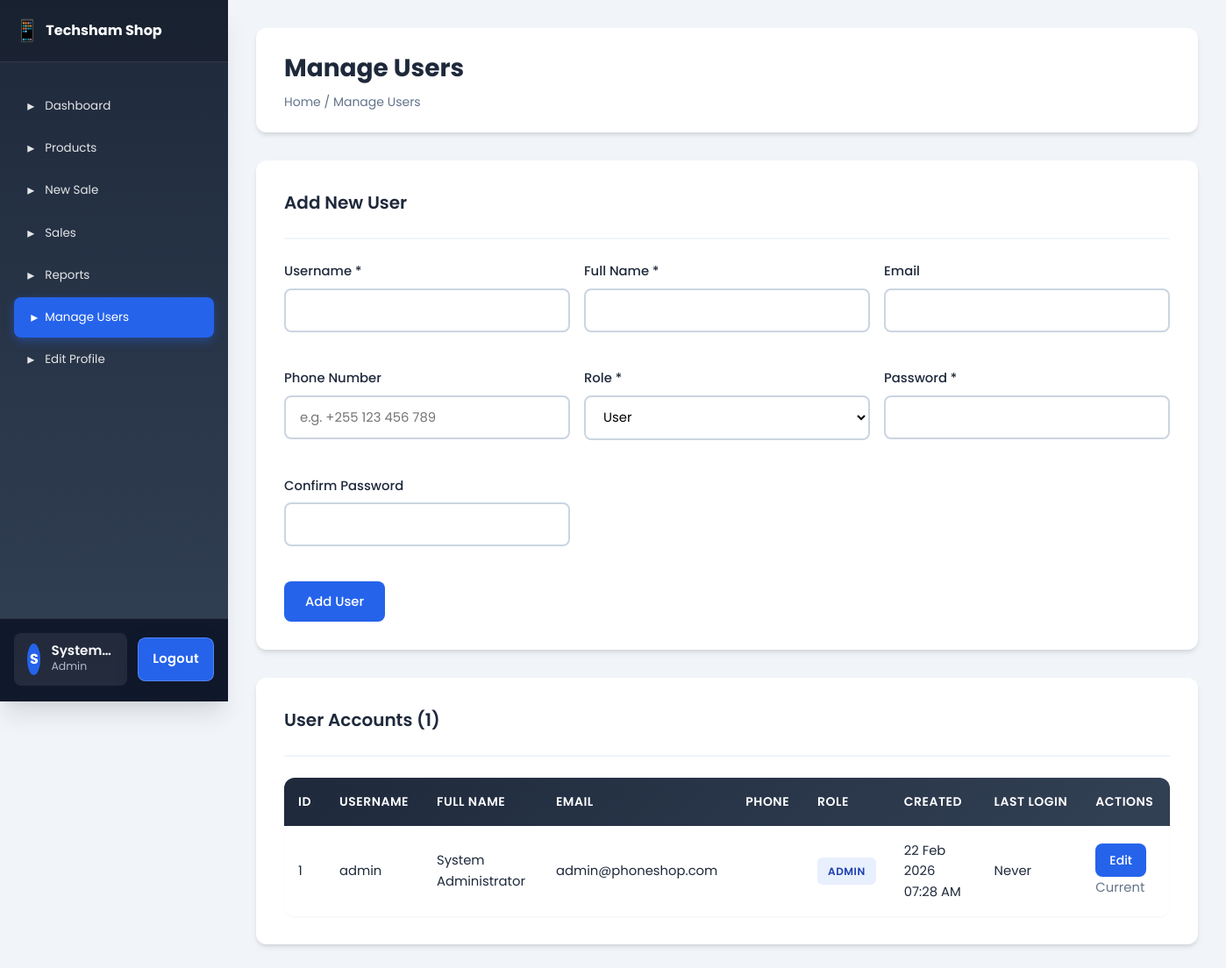
The page /manage_users.php (signed in) on the database its author committed.
### tables this page shows
CREATE TABLE IF NOT EXISTS users (
    id INT(11) AUTO_INCREMENT PRIMARY KEY,
    username VARCHAR(50) NOT NULL UNIQUE,
    password VARCHAR(255) NOT NULL,
    full_name VARCHAR(100) NOT NULL,
    email VARCHAR(100),
    phone_number VARCHAR(20),
    role ENUM('admin') DEFAULT 'admin',
    created_at TIMESTAMP DEFAULT CURRENT_TIMESTAMP,
    last_login TIMESTAMP NULL
);

### includes/functions.php (called while the page is built, shortened)
<?php
function formatDateTime($datetime) {
    return date('d M Y h:i A', strtotime($datetime));
}
function getAllUsers($pdo) {
    $stmt = $pdo->query("SELECT id, username, full_name, email, role, created_at, last_login FROM users ORDER BY created_at DESC");
    return $stmt->fetchAll();
}
?>

### manage_users.php (the view, shortened to what this page needs)
<?php
require_once 'includes/config.php';
require_once 'includes/functions.php';
$editUser = null;
$users = getAllUsers($pdo);
?>
<!DOCTYPE html>
<html lang="en">
<head>
    <link rel="stylesheet" href="css/style.css">
</head>
<body>
    <div class="layout">
        <?php include 'includes/sidebar.php'; ?>
        <div class="main-content">
            <div class="top-bar">
                <div>
                    <h1 class="page-title">Manage Users</h1>
                    <div class="breadcrumb">Home / Manage Users</div>
                </div>
            </div>
            <div class="card">
                <div class="card-header">
                    <h2 class="card-title"><?php echo $editUser ? 'Edit User' : 'Add New User'; ?></h2>
                </div>
                <form method="POST" action="">
                    <div style="display: grid; grid-template-columns: repeat(auto-fit, minmax(260px, 1fr)); gap: 1rem;">
                        <div class="form-group">
                            <label class="form-label">Username *</label>
                            <input type="text" name="username" class="form-control" value="<?php echo $editUser ? htmlspecialchars($editUser['username']) : ''; ?>" required>
                        </div>
                        <div class="form-group">
                            <label class="form-label">Full Name *</label>
                            <input type="text" name="full_name" class="form-control" value="<?php echo $editUser ? htmlspecialchars($editUser['full_name']) : ''; ?>" required>
                        </div>
                        <div class="form-group">
                            <label class="form-label">Email</label>
                            <input type="email" name="email" class="form-control" value="<?php echo $editUser ? htmlspecialchars($editUser['email']) : ''; ?>">
                        </div>
                        <div class="form-group">
                            <label class="form-label">Phone Number</label>
                            <input type="tel" name="phone_number" class="form-control" value="<?php echo $editUser ? htmlspecialchars($editUser['phone_number'] ?? '') : ''; ?>" placeholder="e.g. +255 123 456 789">
                        </div>
                        <div class="form-group">
                            <label class="form-label">Role *</label>
                            <select name="role" class="form-control" required>
                                <option value="user" <?php echo ($editUser && $editUser['role'] === 'user') ? 'selected' : ''; ?>>User</option>
                            </select>
                        </div>
                        <div class="form-group">
                            <label class="form-label"><?php echo $editUser ? 'New Password' : 'Password'; ?> <?php echo $editUser ? '(leave blank to keep current)' : '*'; ?></label>
                            <input type="password" name="password" class="form-control" <?php echo $editUser ? '' : 'required'; ?>>
                        </div>
                        <div class="form-group">
                            <label class="form-label"><?php echo $editUser ? 'Confirm New Password' : 'Confirm Password'; ?></label>
                            <input type="password" name="password_confirm" class="form-control" <?php echo $editUser ? '' : 'required'; ?>>
                        </div>
                    </div>
                    <div class="flex gap-1" style="margin-top: 1rem;">
                        <button type="submit" class="btn btn-primary"><?php echo $editUser ? 'Update User' : 'Add User'; ?></button>
                    </div>
                </form>
            </div>
            <div class="card">
                <div class="card-header">
                    <h2 class="card-title">User Accounts (<?php echo count($users); ?>)</h2>
                </div>
                <div class="table-container">
                    <table class="table">
                        <thead>
                            <tr>
                                <th>ID</th>
                                <th>Username</th>
                                <th>Full Name</th>
                                <th>Email</th>
                                <th>Phone</th>
                                <th>Role</th>
                                <th>Created</th>
                                <th>Last Login</th>
                                <th>Actions</th>
                            </tr>
                        </thead>
                        <tbody>
                            <?php foreach ($users as $user): ?>
                                <tr>
                                    <td><?php echo $user['id']; ?></td>
                                    <td><?php echo htmlspecialchars($user['username']); ?></td>
                                    <td><?php echo htmlspecialchars($user['full_name']); ?></td>
                                    <td><?php echo htmlspecialchars($user['email']); ?></td>
                                    <td><?php echo htmlspecialchars($user['phone_number'] ?? ''); ?></td>
                                    <td><span class="badge badge-primary"><?php echo ucfirst($user['role']); ?></span></td>
                                    <td><?php echo formatDateTime($user['created_at']); ?></td>
                                    <td><?php echo $user['last_login'] ? formatDateTime($user['last_login']) : 'Never'; ?></td>
                                    <td>
                                        <a href="manage_users.php?edit=<?php echo $user['id']; ?>" class="btn btn-sm btn-primary">Edit</a>
                                        <?php if ($user['id'] !== $_SESSION['user_id']): ?>
                                            <a href="manage_users.php?delete=<?php echo $user['id']; ?>" class="btn btn-sm btn-danger" onclick="return confirm('Delete this user?');">Delete</a>
                                        <?php else: ?>
                                            <span class="text-muted">Current</span>
                                        <?php endif; ?>
                                    </td>
                                </tr>
                            <?php endforeach; ?>
                        </tbody>
                    </table>
                </div>
            </div>
        </div>
    </div>
</body>
</html>

### css/style.css (style rules this page uses)
:root { --primary: #2563eb; --primary-dark: #1e40af; --primary-light: #3b82f6; --accent: #10b981; --accent-dark: #059669; --warning: #f59e0b; --danger: #ef4444; --info: #06b6d4; --dark: #1e293b; --dark-soft: #334155; --gray: #64748b; --gray-light: #cbd5e1; --gray-lighter: #f1f5f9; --white: #ffffff; --font-primary: 'Poppins', -apple-system, BlinkMacSystemFont, 'Segoe UI', sans-serif; --font-mono: 'Fira Code', 'Courier New', monospace; --spacing-xs: 0.5rem; --spacing-sm: 1rem; --spacing-md: 1.5rem; --spacing-lg: 2rem; --spacing-xl: 3rem; --radius-sm: 0.375rem; --radius-md: 0.5rem; --radius-lg: 0.75rem; --radius-xl: 1rem; --shadow-sm: 0 1px 2px 0 rgba(0, 0, 0, 0.05); --shadow-md: 0 4px 6px -1px rgba(0, 0, 0, 0.1), 0 2px 4px -1px rgba(0, 0, 0, 0.06); --shadow-lg: 0 10px 15px -3px rgba(0, 0, 0, 0.1), 0 4px 6px -2px rgba(0, 0, 0, 0.05); --shadow-xl: 0 20px 25px -5px rgba(0, 0, 0, 0.1), 0 10px 10px -5px rgba(0, 0, 0, 0.04); --transition: all 0.3s cubic-bezier(0.4, 0, 0.2, 1); }
* { margin: 0; padding: 0; box-sizing: border-box; }
html { font-size: 16px; }
body { font-family: var(--font-primary); background: var(--gray-lighter); color: var(--dark); line-height: 1.6; overflow-x: hidden; }
.layout { display: flex; min-height: 100vh; }
.main-content { flex: 1; margin-left: 240px; padding: var(--spacing-lg); transition: var(--transition); }
.top-bar { background: var(--white); padding: var(--spacing-md) var(--spacing-lg); border-radius: var(--radius-lg); box-shadow: var(--shadow-md); margin-bottom: var(--spacing-lg); display: flex; justify-content: space-between; align-items: center; }
.page-title { font-size: 1.75rem; font-weight: 700; color: var(--dark); display: flex; align-items: center; gap: var(--spacing-sm); }
.breadcrumb { font-size: 0.875rem; color: var(--gray); margin-top: 0.25rem; }
.card { background: var(--white); border-radius: var(--radius-lg); box-shadow: var(--shadow-md); padding: var(--spacing-lg); margin-bottom: var(--spacing-lg); transition: var(--transition); }
.card-header { display: flex; justify-content: space-between; align-items: center; margin-bottom: var(--spacing-md); padding-bottom: var(--spacing-md); border-bottom: 2px solid var(--gray-lighter); }
.card-title { font-size: 1.25rem; font-weight: 600; color: var(--dark); }
.btn { display: inline-flex; align-items: center; justify-content: center; gap: 0.5rem; padding: 0.75rem 1.5rem; border: none; border-radius: var(--radius-md); font-size: 0.925rem; font-weight: 500; cursor: pointer; transition: var(--transition); text-decoration: none; font-family: var(--font-primary); text-align: center; user-select: none; -webkit-user-select: none; }
.btn-primary { background: var(--primary); color: var(--white); }
.btn-sm { padding: 0.5rem 1rem; font-size: 0.875rem; }
.form-group { margin-bottom: var(--spacing-md); }
.form-label { display: block; font-weight: 500; color: var(--dark); margin-bottom: 0.5rem; font-size: 0.925rem; }
.form-control { width: 100%; padding: 0.75rem 1rem; border: 2px solid var(--gray-light); border-radius: var(--radius-md); font-size: 0.925rem; font-family: var(--font-primary); transition: var(--transition); background: var(--white); }
select.form-control { cursor: pointer; }
.table-container { overflow-x: auto; border-radius: var(--radius-lg); box-shadow: var(--shadow-sm); -webkit-overflow-scrolling: touch; }
.table { width: 100%; border-collapse: collapse; background: var(--white); min-width: 500px; }
.table thead { background: linear-gradient(135deg, var(--dark) 0%, var(--dark-soft) 100%); color: var(--white); }
.table thead th { padding: 1rem; text-align: left; font-weight: 600; font-size: 0.875rem; text-transform: uppercase; letter-spacing: 0.5px; white-space: nowrap; }
.table tbody tr { border-bottom: 1px solid var(--gray-lighter); transition: var(--transition); }
.table tbody td { padding: 1rem; font-size: 0.925rem; }
.table tbody tr:last-child { border-bottom: none; }
.badge { display: inline-block; padding: 0.375rem 0.75rem; border-radius: var(--radius-sm); font-size: 0.75rem; font-weight: 600; text-transform: uppercase; letter-spacing: 0.5px; }
.badge-primary { background: rgba(37, 99, 235, 0.1); color: var(--primary-dark); }
.text-muted { color: var(--gray); }
.flex { display: flex; }
.gap-1 { gap: var(--spacing-sm); }
@media (min-width: 1025px) { .main-content { margin-left: 260px; } }

### rows shown on the page
users: id "1", username "admin", full_name "System Administrator", email "admin@phoneshop.com", role "ADMIN", created_at "22 Feb 2026 07:28 AM", shows "Never", shows "Current"

### other values the page prints
substr($_SESSION['full_name'], 0, 1) "S"
$_SESSION['full_name'] "System…"
$_SESSION['role'] "Admin"
count($users) "1"
